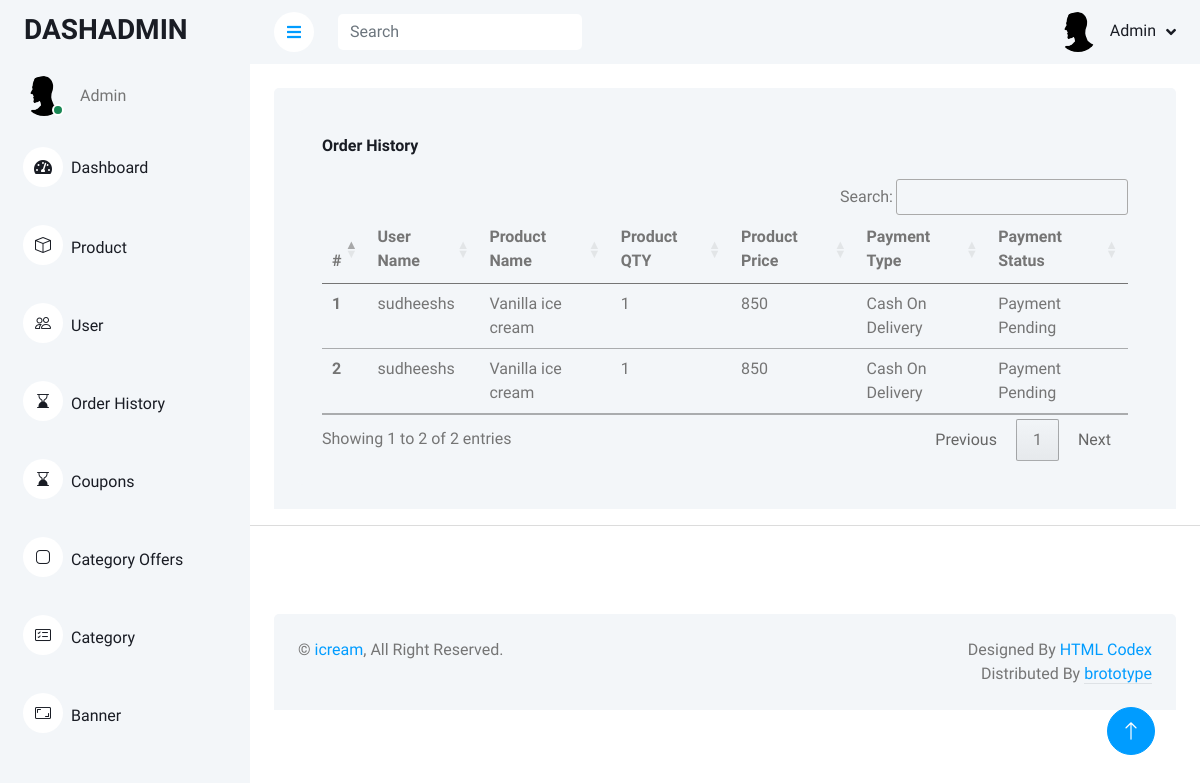
The app's page /order/history, older data.
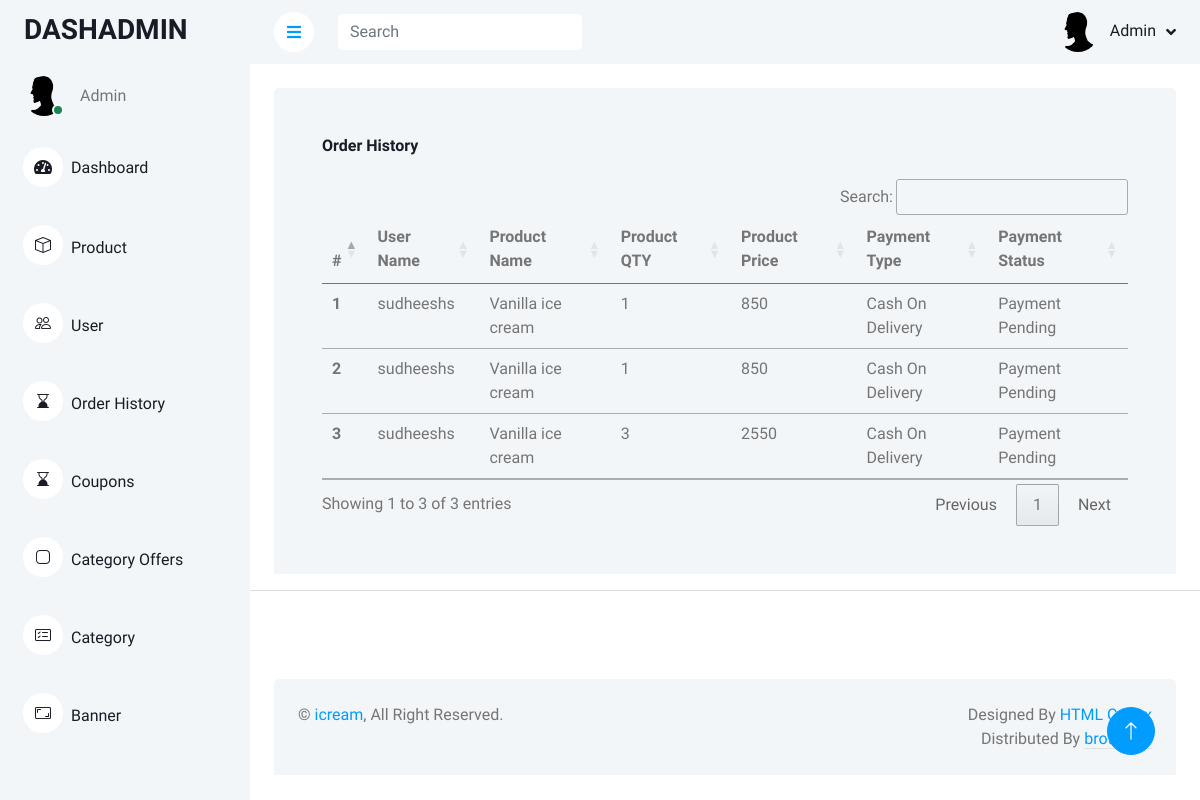
The same page, newer data.
### payment/models.py (models this page shows, shortened)
class OrderList(models.Model):
    user_id = models.ForeignKey(UserInfo, on_delete=models.CASCADE)
    product_name = models.CharField(max_length=20)
    product_image = models.ImageField(upload_to='orders/', default=None)
    product_price = models.IntegerField(default=None)
    product_discription = models.TextField(default=None)
    order_date = models.DateField(auto_now_add=True)
    order_time = models.TimeField(default=now)
    product_qty = models.IntegerField(default=None)
    product_total = models.IntegerField(default=None)
    is_cancel = models.BooleanField(default=None)
    is_delivered = models.BooleanField(default=None)
    payment_type = models.CharField(max_length=10)
    address = models.ForeignKey(OrderAddress, on_delete=models.CASCADE,default=None)
    is_payment = models.BooleanField(default=None)
    order_pack = models.ForeignKey(OrderPackage, on_delete=models.CASCADE,default=None)

### odershandle/views.py (the view)
# urls.py: path('history',views.order_history,name='order_history'),
def order_history(request):
    p = Paginator(OrderList.objects.all(),5)
    page = request.GET.get('page')
    order_details = p.get_page(page)
    return render(request,'orderhistory.html',{'order_details':order_details})

### odershandle/templates/orderhistory.html (shortened to what this page needs)
{% extends 'admindemo.html' %}
    {% block content %}
    {% load static %}
                <div class="container-fluid pt-4 px-4">
                <div class="bg-light rounded-top p-4">
                    <div class="row ">
                        <div class="col-sm-12 col-xl-12">
                            <div class="bg-light rounded h-100 p-4">
                                <h6 class="mb-4">Order History</h6>
                                <table class="table" id="example">
                                    <thead>
                                        <tr>
                                            <th scope="col">#</th>
                                            <th scope="col">User Name</th>
                                            <th scope="col">Product Name</th>
                                            <th scope="col">Product QTY</th>
                                            <th scope="col">Product Price</th>
                                            <th scope="col">Payment Type</th>
                                            <th scope="col">Payment Status</th>
                                        </tr>
                                    </thead>
                                    <tbody>
                                        {% for list in order_details %}
                                        <tr>
                                            <th scope="row">{{forloop.counter}}</th>
                                            <td>{{list.user_id.username}}</td>
                                            <td>{{list.product_name}}</td>
                                            <td>{{list.product_qty}}</td>
                                            <td>{{list.product_total}}</td>
                                            {% if list.payment_type == 'cod' %}<td>Cash On Delivery</td>{% endif %}
                                            {% if list.is_payment %}<td>Payment Success</td>{% else %}<td>Payment Pending</td>{% endif %}
                                        </tr>
                                        {% endfor %}
                                    </tbody>
                                </table>
                            </div>
                        </div>
                    </div>
                </div>
                </div>
                <hr><br><br>
    {% endblock %}

Row changes from the older to the newer data that the page shows:
added OrderList: user_id.username "sudheeshs", product_name "Vanilla ice cream", product_qty "3", product_total "2550", payment_type "Cash On Delivery", is_payment "Payment Pending"
Text that changed along with them:
text written by a page script: "Search: Showing 1 to 2 of 2 entries Previous 1 Next" → "Search: Showing 1 to 3 of 3 entries Previous 1 Next"
